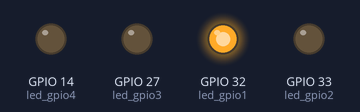
Recording of a sketch running on a simulated ESP32. Parts: output pins drawn as LEDs (lit = HIGH).

Above: at 0.5 s.
At 2.5 s:
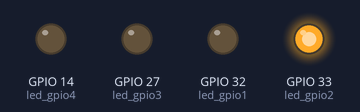
At 4.5 s:
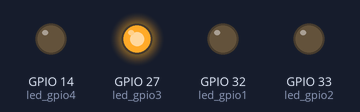
At 6.5 s:
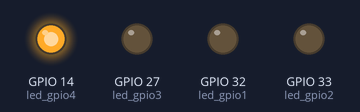
At 9.5 s:
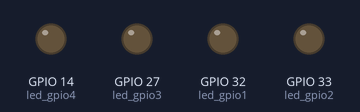
Timing chart, 0 to 10.4 s (numbered marks = the images above):
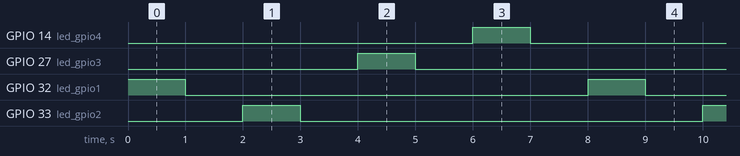

The sketch:

led_blink.ino
```cpp
const byte led_gpio1 = 32;
const byte led_gpio2 = 33;
const byte led_gpio3 = 27;
const byte led_gpio4 = 14;

void setup() {
  // initialize digital pin LED_BUILTIN as an output.
  pinMode(led_gpio1, OUTPUT);// put your setup code here, to run once:
  pinMode(led_gpio2, OUTPUT);
  pinMode(led_gpio3, OUTPUT);
  pinMode(led_gpio4, OUTPUT)  ;
}

void loop() {
  digitalWrite(led_gpio1, HIGH);   // turn the LED on (HIGH is the voltage level)
  delay(1000);                       // wait for a second
  digitalWrite(led_gpio1, LOW);    // turn the LED off by making the voltage LOW
  delay(1000);                       // wait for a second// put your main code here, to run repeatedly:
  digitalWrite(led_gpio2, HIGH);   // turn the LED on (HIGH is the voltage level)
  delay(1000);                       // wait for a second
  digitalWrite(led_gpio2, LOW);    // turn the LED off by making the voltage LOW
  delay(1000);                       // wait for a second
  digitalWrite(led_gpio3, HIGH);   // turn the LED on (HIGH is the voltage level)
  delay(1000);                       // wait for a second
  digitalWrite(led_gpio3, LOW);    // turn the LED off by making the voltage LOW
  delay(1000);                       // wait for a second
  digitalWrite(led_gpio4, HIGH);   // turn the LED on (HIGH is the voltage level)
  delay(1000);                       // wait for a second
  digitalWrite(led_gpio4, LOW);    // turn the LED off by making the voltage LOW
  delay(1000);                       // wait for a second

}
```

Measured:
- by itself, GPIO 14 (led_gpio4), GPIO 27 (led_gpio3), GPIO 32 (led_gpio1), GPIO 33 (led_gpio2): alternates HIGH for 1.0 s and LOW for 7.0 s
- by itself, everything shown: repeats every 8.0 s, in 8 steps
